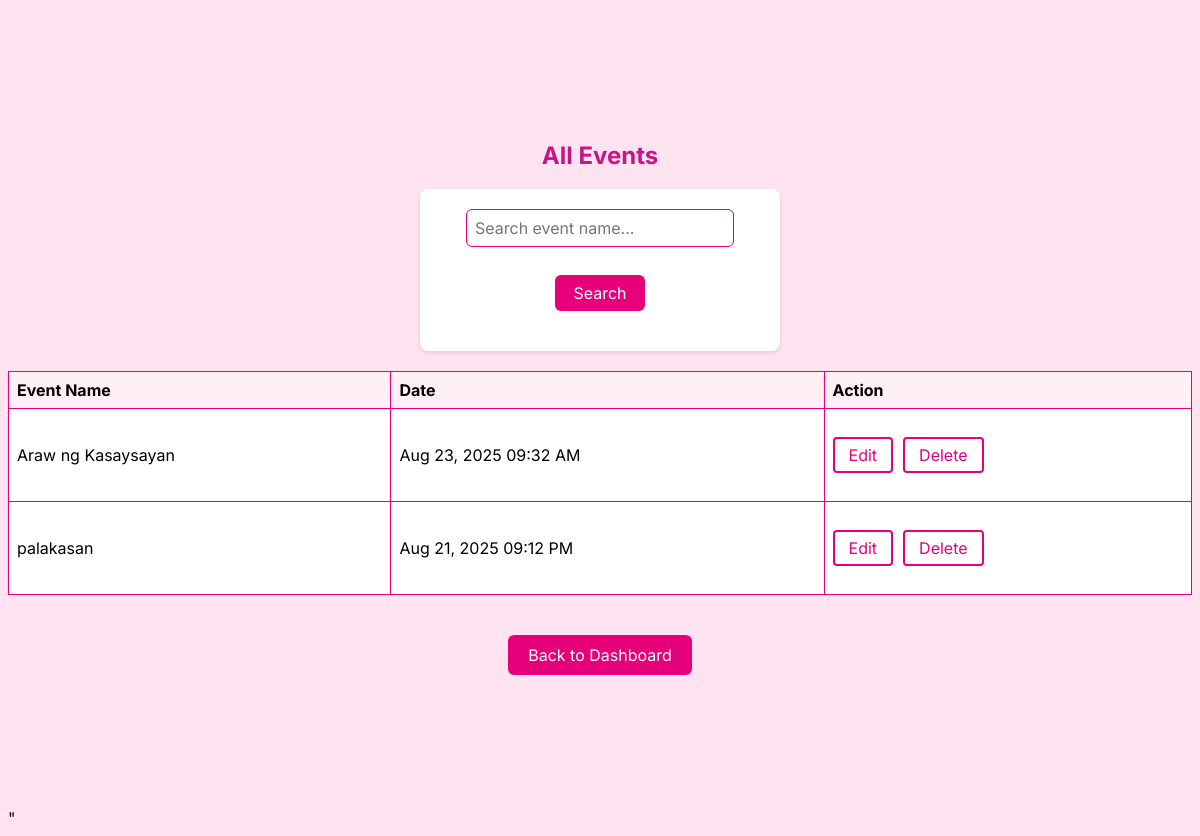
Page /attendance/events/ (signed in) on the earlier database version.
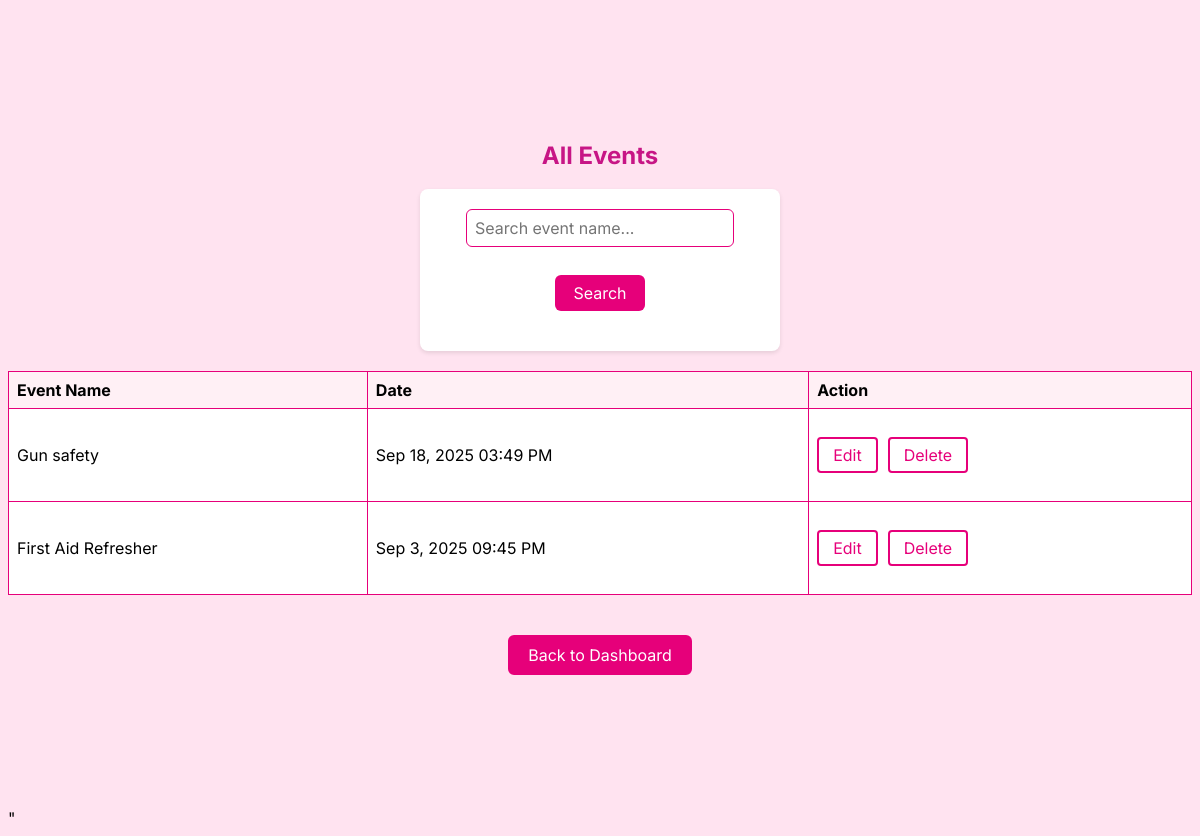
Same page on the later database version.
### attendance/models.py (models this page shows, shortened)
class Event(models.Model):
    name = models.CharField(max_length=200)
    date = models.DateTimeField()
    college = models.ForeignKey(
        'College',
        on_delete=models.CASCADE,
        null=True,      # Null means general event
        blank=True
    )

### attendance/views.py (the view)
# urls.py: path('events/', views.events_list, name='events_list'),
@login_required
def events_list(request):
    query = request.GET.get('q', '')
    if query:
        events = Event.objects.filter(name__icontains=query)
    else:
        events = Event.objects.all()
    return render(request, 'events_list.html', {'events': events})

### attendance/templates/events_list.html (shortened to what this page needs)
{% extends 'base.html' %}
{% block content %}
<h2>All Events</h2>
<form method="get" action="" style="margin-bottom: 20px; display: flex; gap: 8px; align-items: center;">
    <input type="text" name="q" placeholder="Search event name..." value="{{ request.GET.q|default_if_none:'' }}" style="padding:8px; border-radius:6px; border:1px solid #e6007a; width: 250px;">
    <button type="submit" style="background:#e6007a; color:#fff; border:none; padding:8px 18px; border-radius:6px; cursor:pointer;">Search</button>
</form>
<table style="width:100%; border-collapse:collapse; background:#fff;">
    <thead>
        <tr style="background:#ffe3f0;">
            <th style="padding:8px; border:1px solid #e6007a;">Event Name</th>
            <th style="padding:8px; border:1px solid #e6007a;">Date</th>
            <th style="padding:8px; border:1px solid #e6007a;">Action</th>
        </tr>
    </thead>
    <tbody>
        {% for event in events %}
        <tr>
            <td style="padding:8px; border:1px solid #e6007a;">{{ event.name }}</td>
            <td style="padding:8px; border:1px solid #e6007a;">{{ event.date|date:"M j, Y h:i A" }}</td>
            <td style="padding:8px; border:1px solid #e6007a; vertical-align: middle;">
                <div style="display: flex; gap: 10px; align-items: center;">
                    <a href="{% url 'edit_event' event.id %}" style="display: flex; align-items: center;">
                        <button type="button" style="background:#fff; color:#e6007a; border:2px solid #e6007a; padding:6px 14px; border-radius:4px; cursor:pointer;">Edit</button>
                    </a>
                    <form method="post" action="{% url 'delete_event' event.id %}" style="display:inline; margin:0;">
                        <button type="submit" style="background:#fff; color:#e6007a; border:2px solid #e6007a; padding:6px 14px; border-radius:4px; cursor:pointer;"
                            onclick="return confirm('Are you sure you want to delete this event?');">
                            Delete
                        </button>
                    </form>
                </div>
            </td>
        </tr>
        {% empty %}
        <tr>
            <td colspan="3" style="padding:8px; border:1px solid #e6007a;">No events found.</td>
        </tr>
        {% endfor %}
    </tbody>
</table>
<a href="{% url 'dashboard' %}">
    <button type="button" style="background:#e6007a; color:#fff; border:2px solid #e6007a; padding:8px 18px; border-radius:6px; cursor:pointer; margin-top:20px;">
        Back to Dashboard
    </button>
</a>
{% endblock %}

Differences in the rows shown:
removed Event: name "Araw ng Kasaysayan", date "Aug 23, 2025 09:32 AM"
removed Event: name "palakasan", date "Aug 21, 2025 09:12 PM"
added Event: name "Gun safety", date "Sep 18, 2025 03:49 PM"
added Event: name "First Aid Refresher", date "Sep 3, 2025 09:45 PM"
